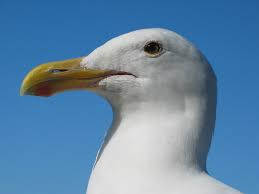
#> input picture image.jpg, 259 x 194 px
$ jupyter execute imagetogray.ipynb
#> lines starting #> are read from the running program, lines starting #| are printed output that depends on the picture
[cell 1]
import matplotlib.pyplot as plt
import matplotlib.image as matim

[cell 2]
image=matim.imread('image.jpg')
#> image is the input picture: shape (194, 259, 3); mean R, G, B 97.4, 134.4, 166.8

[cell 3]
plt.imshow(image)
plt.show()

[cell 4]
image

[cell 5]
R=image.copy()
print("R channel")
R[:,:,1]=0
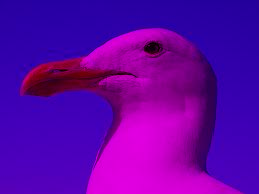
#> R: shape (194, 259, 3); mean R, G, B 97.4, 0, 166.8
R[:,:,2]=0
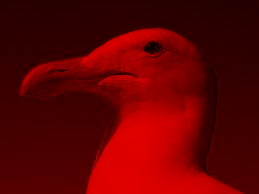
#> R: shape (194, 259, 3); mean R, G, B 97.4, 0, 0
plt.imshow(R)

[cell 6]
R.shape
#> Out = (194, 259, 3)

[cell 7]
G=image.copy()
print("G Channel")
G[:,:,0]=0
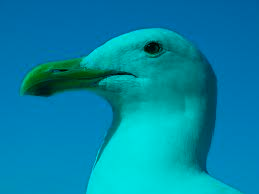
#> G: shape (194, 259, 3); mean R, G, B 0, 134.4, 166.8
G[:,:,2]=0
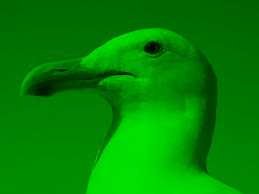
#> G: shape (194, 259, 3); mean R, G, B 0, 134.4, 0
plt.imshow(G)

[cell 8]
B=image.copy()
B[:,:,0]=0
B[:,:,1]=0
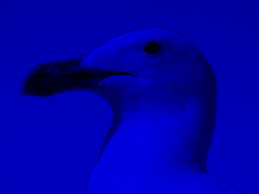
#> B: shape (194, 259, 3); mean R, G, B 0, 0, 166.8
plt.imshow(B)

[cell 9]
B

[cell 10]
color=R+G+B
plt.imshow(color)

[cell 11]
grayscale=(((image[:,:,0])//3)+((image[:,:,1])//3)+(image[:,:,2])//3)
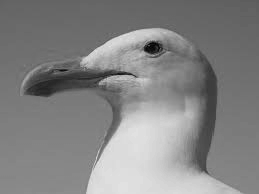
#> grayscale: shape (194, 259); min 1, max 231, mean 131.9

[cell 12]
grayscale

[cell 13]
plt.imshow(grayscale,cmap='gray')

[cell 14]
import cv2
cv2.imshow('gm',grayscale)
cv2.waitKey(0)
cv2.destroyAllWindows()

[cell 15]
gr=cv2.cvtColor(image,cv2.COLOR_BGR2GRAY)
